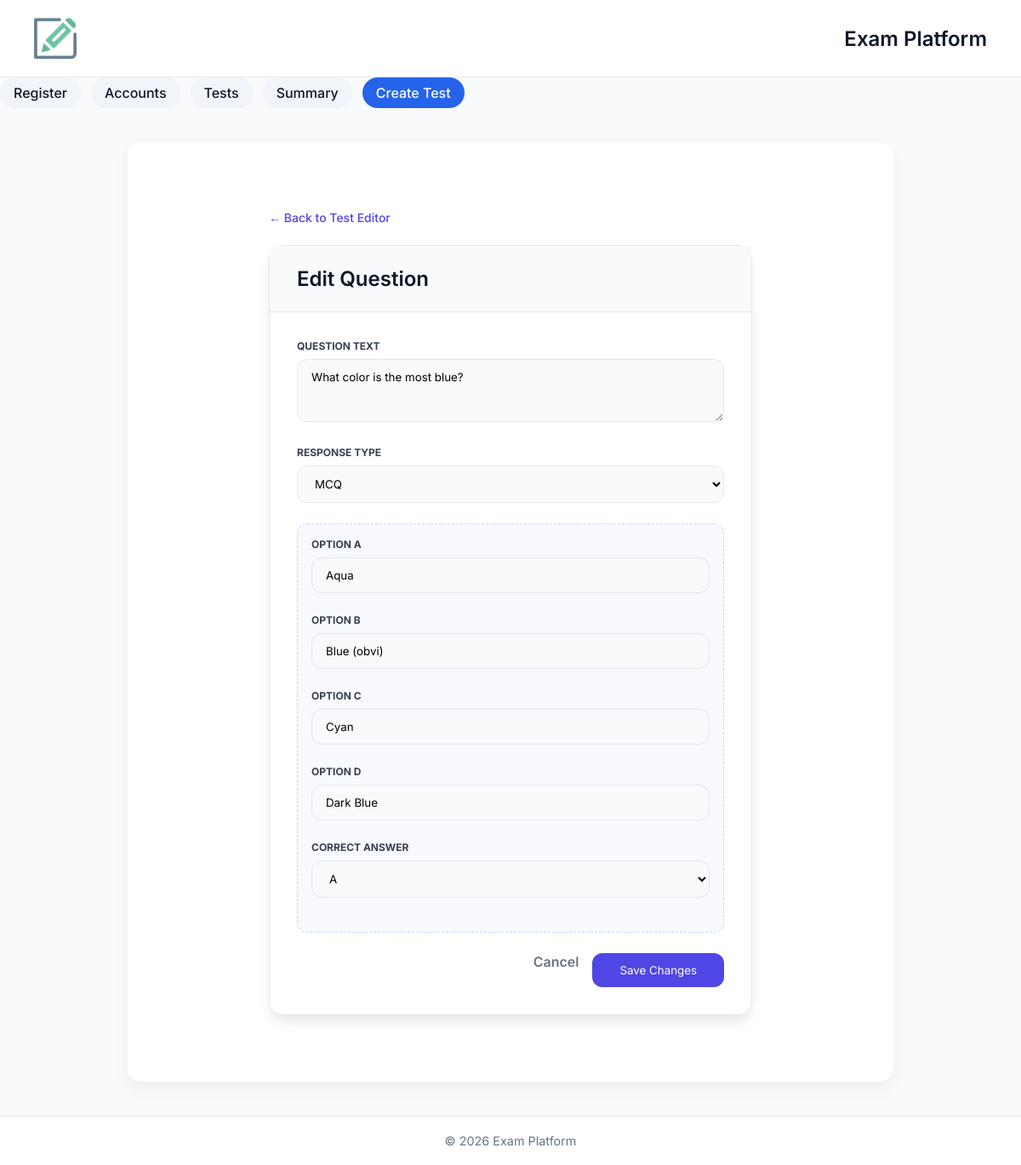
The app's page /question/1/edit with its own data.
### app/models/question.py (models this page shows)
class Question(db.Model):
    __tablename__ = "questions"
    id = db.Column(db.Integer, primary_key=True)
    test_id = db.Column(db.Integer, db.ForeignKey("tests.id"))
    question_text = db.Column(db.Text)
    type = db.Column(db.Enum('open', 'mcq'), default='open')  # now supports MCQ
    option_a = db.Column(db.String(255))
    option_b = db.Column(db.String(255))
    option_c = db.Column(db.String(255))
    option_d = db.Column(db.String(255))
    correct_answer = db.Column(db.String(1))  # 'A', 'B', 'C', or 'D'
    test = db.relationship("Test", back_populates="questions")
    answers = db.relationship("Answer", back_populates="question", lazy=True)

### app/routes/routes.py (the view, shortened to what this page needs)
@bp.route("/question/<int:question_id>/edit", methods=["GET", "POST"])
def edit_question(question_id):
    question = Question.query.get_or_404(question_id)
    return render_template("edit_question.html", question=question)

### app/templates/edit_question.html (shortened to what this page needs)
{% extends "base.html" %}
{% block content %}
<div class="edit-container">
    <a href="/test/{{ question.test_id }}/edit" class="back-link">
        ← Back to Test Editor
    </a>
    <div class="form-card">
        <div class="card-header">
            <h1>Edit Question</h1>
        </div>
        <form method="POST" class="form-body">
            <div class="form-group">
                <label class="label">Question Text</label>
                <textarea name="question_text" class="input-field" rows="3" required>{{ question.question_text }}</textarea>
            </div>
            <div class="form-group">
                <label class="label">Response Type</label>
                <select name="type" id="typeSelect" class="select-field">
                    <option value="mcq" {% if question.type == "mcq" %}selected{% endif %}>MCQ</option>
                </select>
            </div>
            <div id="mcqBox" class="mcq-box">
                <div class="form-group">
                    <label class="label">Option A</label>
                    <input type="text" name="option_a" class="input-field" value="{{ question.option_a or '' }}">
                </div>
                <div class="form-group">
                    <label class="label">Option B</label>
                    <input type="text" name="option_b" class="input-field" value="{{ question.option_b or '' }}">
                </div>
                <div class="form-group">
                    <label class="label">Option C</label>
                    <input type="text" name="option_c" class="input-field" value="{{ question.option_c or '' }}">
                </div>
                <div class="form-group">
                    <label class="label">Option D</label>
                    <input type="text" name="option_d" class="input-field" value="{{ question.option_d or '' }}">
                </div>
                <div class="form-group">
                    <label class="label">Correct Answer</label>
                    <select name="correct_answer" class="select-field">
                        <option value="A" {% if question.correct_answer == "A" %}selected{% endif %}>A</option>
                    </select>
                </div>
            </div>
            <div class="form-footer">
                <a href="/test/{{ question.test_id }}/edit" class="btn-cancel">Cancel</a>
                <button type="submit" class="btn-save">Save Changes</button>
            </div>
        </form>
    </div>
</div>
{% endblock %}

### app/templates/base.html (style rules this page uses)
* { margin: 0; padding: 0; box-sizing: border-box; font-family: 'Inter', sans-serif; }
body { background: #f8fafc; color: #0f172a; min-height: 100vh; display: flex; flex-direction: column; }
h1 { font-size: 1.5rem; font-weight: 600; }

### app/templates/edit_question.html (style rules this page uses)
.edit-container { max-width: 600px; margin: 3rem auto; padding: 0 1rem; font-family: 'Inter', system-ui, -apple-system, sans-serif; }
.back-link { display: inline-flex; align-items: center; font-size: 0.875rem; font-weight: 500; color: #4f46e5; text-decoration: none; margin-bottom: 1.5rem; }
.form-card { background: white; border-radius: 1rem; border: 1px solid #e5e7eb; box-shadow: 0 10px 15px -3px rgba(0, 0, 0, 0.1); }
.card-header { padding: 1.5rem 2rem; background: #f9fafb; border-bottom: 1px solid #e5e7eb; }
.form-body { padding: 2rem; }
.form-group { margin-bottom: 1.5rem; }
.label { display: block; font-size: 0.75rem; font-weight: 700; text-transform: uppercase; color: #374151; margin-bottom: 0.5rem; }
.input-field, .select-field { width: 100%; padding: 0.75rem 1rem; border-radius: 0.75rem; border: 1px solid #e5e7eb; background-color: #f9fafb; }
.mcq-box { display: none; margin-top: 1rem; padding: 1rem; border: 1px dashed #c7d2fe; border-radius: 0.75rem; background: #f8faff; }
.form-footer { display: flex; justify-content: flex-end; gap: 1rem; margin-top: 1.5rem; }
.btn-save { padding: 0.75rem 2rem; background-color: #4f46e5; color: white; border-radius: 0.75rem; border: none; cursor: pointer; }
.btn-cancel { color: #6b7280; text-decoration: none; font-weight: 600; }

### records on screen
Question: question_text "What color is the most blue?", type "MCQ", option_a "Aqua", option_b "Blue (obvi)", option_c "Cyan", option_d "Dark Blue", correct_answer "A"
